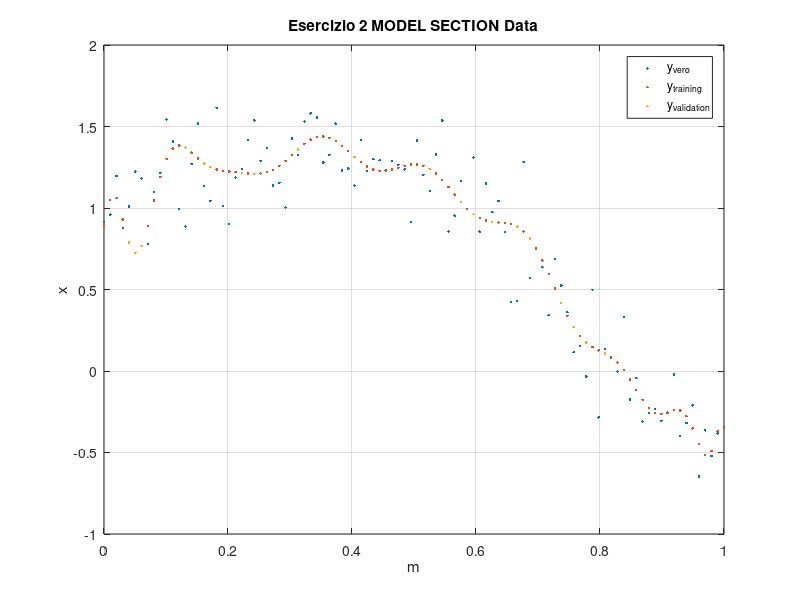
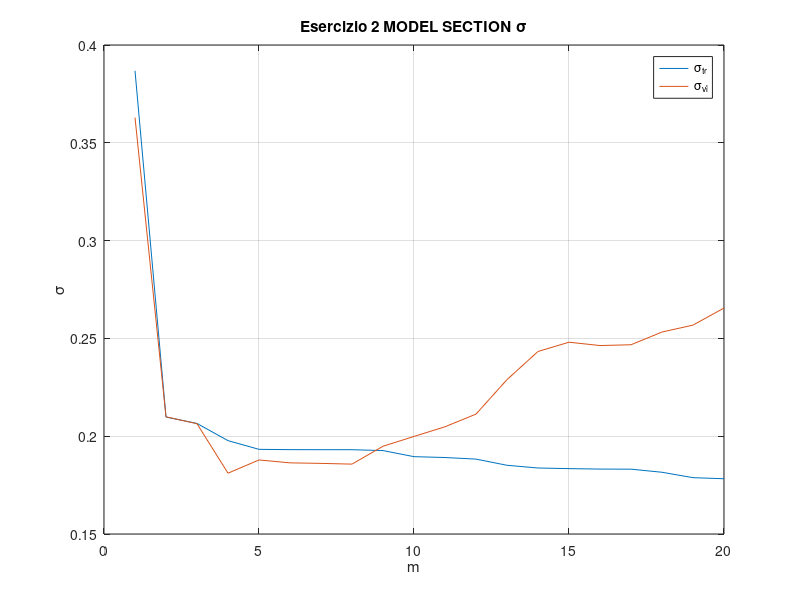
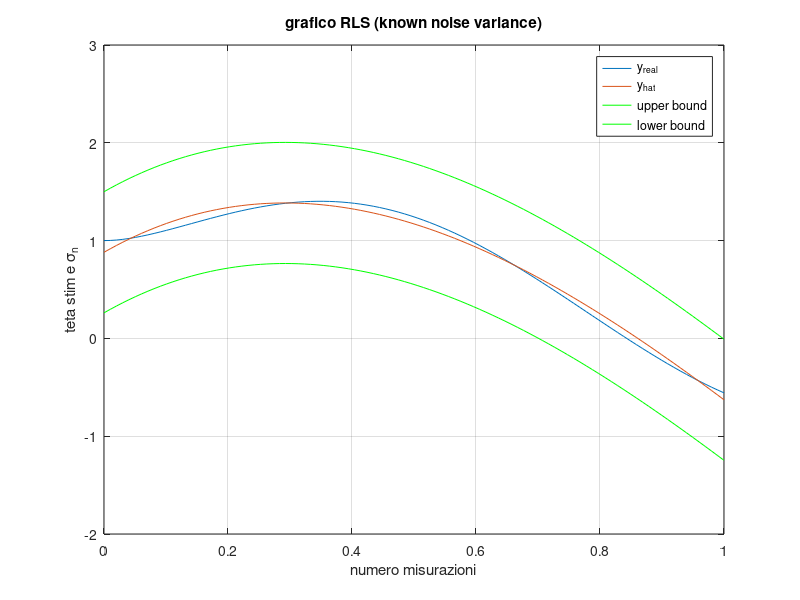

These figures' MATLAB source, in order:
%% Esercizio 2
clear; close all;

N = 100; %dati totali
x = linspace(0,1,N); %(1 x n) suddivide lo spazio da 0 a 1 in 100 punti
sigma = 1;
ni = randn(N,sigma)*0.2;
y_real = sin(4*x) + 1./(4*x + 1);
y = y_real + ni';

M = 20;
tr = 80;    % numero dati training
vl = N - tr;    % numero dati validation
index_rand = randperm(N); %genera un vettore di 100 numeri a caso
index_tr = index_rand(1:tr); %indici dati di training 
index_vl = index_rand(tr+1:N); %indici dati di validation
 
x_tr = zeros(tr,1); %istanzio un arrray per i dati di training
x_vl = zeros(vl,1); %istanzio un array per i dati di validation
y_tr = zeros(tr,1);
y_vl = zeros(vl,1);
sigma_hat_tr = zeros(M,1);
sigma_hat_vl = zeros(M,1);

for i = 1 : tr           %creo un ciclo for per creare un array di dati di training   
    j = index_tr(i);
    x_tr(i) = x(j);
    y_tr(i) = y(j);    
end

for i = 1 : vl          %creo un ciclo for per creare un array di dati di validation 
    j = index_vl(i);
    x_vl(i) = x(j);
    y_vl(i) = y(j);   
end

for i = 1 : M
    PHI_tr = x_tr.^(0:i);
    PHI_vl = x_vl.^(0:i);
    
    theta = PHI_tr \ y_tr; %calcolo i coefficienti ottimi per il polinomio ((m + 1) x 1)
    
    y_hat_tr = PHI_tr * theta; %calcolo la funzione ottenuta dal polinomio stimatore
    y_hat_vl = PHI_vl * theta; %uso i theta calcolato con il training

    sigma_hat_tr(i) = norm (y_tr - y_hat_tr) / sqrt(tr);  %sigma training
    sigma_hat_vl(i) = norm (y_vl - y_hat_vl) / sqrt(vl);  %sigma validation
end

% Scelgo la soluzione con m = 3
m = 3;
PHI_tr = x_tr.^(0:m);
theta = PHI_tr \ y_tr;
PHI = x'.^(0:m);
y_hat = PHI * theta;
upper_bound = y_hat + 3*sigma_hat_vl(m);
lower_bound = y_hat - 3*sigma_hat_vl(m);

%Grafico y
figure(1);
plot(x, y, '.'); %blu
hold on;
plot(x_tr, y_hat_tr, '.'); %nero
hold on;
plot(x_vl, y_hat_vl, '.'); %nero
grid on;
title('Esercizio 2 MODEL SECTION Data')
xlabel('m')
ylabel('x')
legend('y_{vero}','y_{training}','y_{validation}')
hold off;

%Grafici sigma
figure(2);
plot((1:M),sigma_hat_tr);
hold on;
plot((1:M),sigma_hat_vl);
hold on;
grid on;
title('Esercizio 2 MODEL SECTION \sigma')
xlabel('m')
ylabel('\sigma')
legend('\sigma_{tr}','\sigma_{vl}')
hold off;

%Grafico m = 3
figure(3)
plot(x, y_real); % blu
hold on;
plot(x, y_hat); % blu
hold on;
plot(x, upper_bound, 'g'); % rosso
hold on;
plot(x, lower_bound, 'g'); % rosa
hold off;
grid on;
title('grafico RLS (known noise variance)')
xlabel('numero misurazioni')
ylabel('teta stim e \sigma_n')
legend('y_{real}','y_{hat}','upper bound','lower bound')
hold off